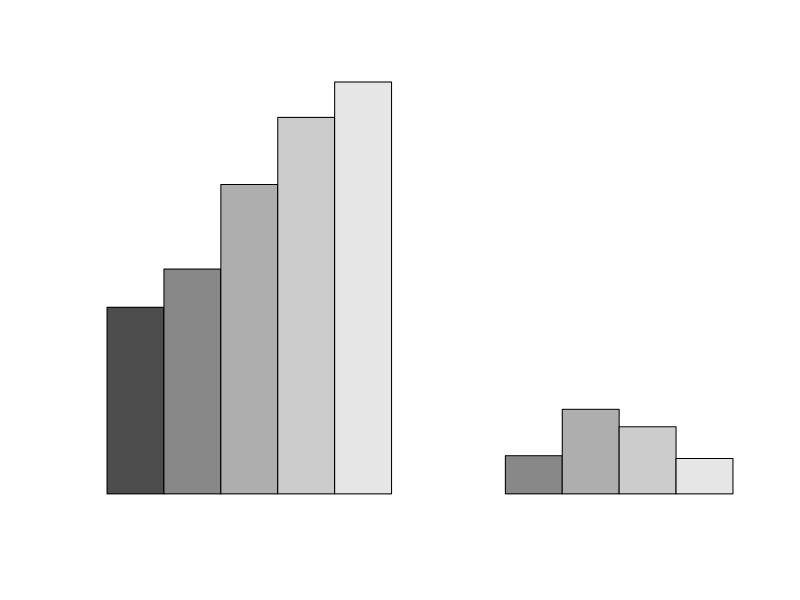

This chart was generated by the following R code: (Note: this script raises an error after producing the figure.)
## ---- chunk 1
year <- c(2018, 2019, 2020, 2021, 2022)
revenue <- c(232887, 280522, 386064, 469822, 513983)
n_rows <- length(revenue)
revenue_data <- data.frame(year,revenue)

growth <- diff(revenue_data$revenue)
revenue_data$growth <- NA
revenue_data$growth[2:n_rows] <- growth

growth_rate <- growth / revenue_data$revenue[1:n_rows-1]
revenue_data$growth_rate <- NA
revenue_data$growth_rate[2:n_rows] <- growth_rate

plot_matrix <- cbind(revenue_data$revenue, revenue_data$growth)
row.names(plot_matrix) <- revenue_data$year

print(plot_matrix)
#begin_sales <- sales[1:length(sales)-1]
#names(sales) <- year
#growth <- growth
#agr <- mean(percent_growth)

#print(percent_growth)

barplot(plot_matrix, beside = TRUE, names.arg = revenue_data$year)
#barplot(growth)
#print(agr)
